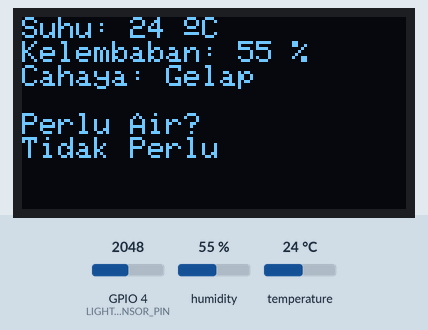
The sketch below on a simulated ESP32. Parts: 128×64 one-colour display. The inputs (shaded band) are chosen by the test bench; at power-on: GPIO 4 (LIGHT_SENSOR_PIN) = 2048, humidity 55 %, temperature 24 °C. What the sketch prints to the serial monitor is not drawn.

Above: at 0.2 s.

The sketch:

kodingan_esp32.ino
```cpp
#include <Fuzzy.h>
#include <DHT.h>
#include <Wire.h>
#include <Adafruit_GFX.h>
#include <Adafruit_SSD1306.h>

#define DHT_SENSOR_PIN 33
#define DHT_SENSOR_TYPE DHT11

#define SCREEN_WIDTH 128
#define SCREEN_HEIGHT 64
#define OLED_RESET -1

#define LIGHT_SENSOR_PIN 4

DHT dht_sensor(DHT_SENSOR_PIN, DHT_SENSOR_TYPE);
Adafruit_SSD1306 display(SCREEN_WIDTH, SCREEN_HEIGHT, &Wire, OLED_RESET);
// Fuzzy
Fuzzy *fuzzy = new Fuzzy();

// FuzzyInput
FuzzySet *Dingin = new FuzzySet(0, 0, 15, 20);
FuzzySet *Biasa = new FuzzySet(15, 20, 25, 30);
FuzzySet *Panas = new FuzzySet(25, 30, 50, 50);

FuzzySet *Kering = new FuzzySet(0, 0, 20, 35);
FuzzySet *Lembab = new FuzzySet(20, 35, 70, 80);
FuzzySet *Basah = new FuzzySet(70, 80, 100, 100);

FuzzySet *Terang = new FuzzySet(0, 0, 400, 800);
FuzzySet *Redup = new FuzzySet(400, 800, 1400, 2000);
FuzzySet *Gelap = new FuzzySet(1400, 2000, 3200, 3200);

// FuzzyOutput
FuzzySet *TidakPerluAir = new FuzzySet(0, 0, 20, 25);
FuzzySet *PerluAirSedikit = new FuzzySet(20, 25, 45, 50);
FuzzySet *PerluAir = new FuzzySet(45, 50, 70, 75);
FuzzySet *PerluBanyakAir= new FuzzySet(70, 75, 100, 100);

void setup()
{
  Serial.begin(9600);
  dht_sensor.begin();
  analogSetAttenuation(ADC_11db);

  FuzzyInput *temperature = new FuzzyInput(1);

  temperature->addFuzzySet(Dingin);
  temperature->addFuzzySet(Biasa);
  temperature->addFuzzySet(Panas);
  fuzzy->addFuzzyInput(temperature);

  FuzzyInput *humidity = new FuzzyInput(2);

  humidity->addFuzzySet(Kering);
  humidity->addFuzzySet(Lembab);
  humidity->addFuzzySet(Basah);
  fuzzy->addFuzzyInput(humidity);

  FuzzyInput *light = new FuzzyInput(3);

  light->addFuzzySet(Gelap);
  light->addFuzzySet(Redup);
  light->addFuzzySet(Terang);
  fuzzy->addFuzzyInput(light);

  FuzzyOutput *water = new FuzzyOutput(1);

  water->addFuzzySet(TidakPerluAir);
  water->addFuzzySet(PerluAirSedikit);
  water->addFuzzySet(PerluAir);
  water->addFuzzySet(PerluBanyakAir);
  fuzzy->addFuzzyOutput(water);

  // Output
  FuzzyRuleConsequent *NoNeedWater = new FuzzyRuleConsequent();
  NoNeedWater->addOutput(TidakPerluAir);
  FuzzyRuleConsequent *LittleWater = new FuzzyRuleConsequent();
  LittleWater->addOutput(PerluAirSedikit);
  FuzzyRuleConsequent *NeedWater = new FuzzyRuleConsequent();
  NeedWater->addOutput(PerluAir);
  FuzzyRuleConsequent * MandatoryWater = new FuzzyRuleConsequent();
  MandatoryWater->addOutput(PerluBanyakAir);

  // Kering - Lembab - Basah
  FuzzyRuleAntecedent *HumidityDry = new FuzzyRuleAntecedent();
  HumidityDry->joinSingle(Kering);
  FuzzyRuleAntecedent *HumidityDamp = new FuzzyRuleAntecedent();
  HumidityDamp->joinSingle(Lembab);
  FuzzyRuleAntecedent *HumidityWet = new FuzzyRuleAntecedent();
  HumidityWet->joinSingle(Basah);

  // Dingin Gelap
  FuzzyRuleAntecedent *TemperatureColdAndLightDark = new FuzzyRuleAntecedent();
  TemperatureColdAndLightDark->joinWithAND(Dingin, Gelap);

  // Rule 1-3, Dingin Gelap: Kering Lembab Basah
  FuzzyRuleAntecedent *TemperatureColdAndLightDarkAndHumidityDry = new FuzzyRuleAntecedent();
  TemperatureColdAndLightDarkAndHumidityDry->joinWithAND(TemperatureColdAndLightDark, HumidityDry);
  FuzzyRule *fuzzyRule1 = new FuzzyRule(1, TemperatureColdAndLightDarkAndHumidityDry, NoNeedWater);
  fuzzy->addFuzzyRule(fuzzyRule1);

  FuzzyRuleAntecedent *TemperatureColdAndLightDarkAndHumidityDamp = new FuzzyRuleAntecedent();
  TemperatureColdAndLightDarkAndHumidityDamp->joinWithAND(TemperatureColdAndLightDark, HumidityDamp);
  FuzzyRule *fuzzyRule2 = new FuzzyRule(2, TemperatureColdAndLightDarkAndHumidityDamp, NoNeedWater);
  fuzzy->addFuzzyRule(fuzzyRule2);

  FuzzyRuleAntecedent *TemperatureColdAndLightDarkAndHumidityWet = new FuzzyRuleAntecedent();
  TemperatureColdAndLightDarkAndHumidityWet->joinWithAND(TemperatureColdAndLightDark, HumidityWet);
  FuzzyRule *fuzzyRule3 = new FuzzyRule(3, TemperatureColdAndLightDarkAndHumidityWet, NoNeedWater);
  fuzzy->addFuzzyRule(fuzzyRule3);

  // Biasa Gelap
  FuzzyRuleAntecedent *TemperatureNormalAndLightDark = new FuzzyRuleAntecedent();
  TemperatureNormalAndLightDark->joinWithAND(Biasa, Gelap);

  // Rule 4-6, Biasa Gelap: Kering Lembab Basah
  FuzzyRuleAntecedent *TemperatureNormalAndLightDarkAndHumidityDry = new FuzzyRuleAntecedent();
  TemperatureNormalAndLightDarkAndHumidityDry->joinWithAND(TemperatureNormalAndLightDark, HumidityDry);
  FuzzyRule *fuzzyRule4 = new FuzzyRule(4, TemperatureNormalAndLightDarkAndHumidityDry, NoNeedWater);
  fuzzy->addFuzzyRule(fuzzyRule4);

  FuzzyRuleAntecedent *TemperatureNormalAndLightDarkAndHumidityDamp = new FuzzyRuleAntecedent();
  TemperatureNormalAndLightDarkAndHumidityDamp->joinWithAND(TemperatureNormalAndLightDark, HumidityDamp);
  FuzzyRule *fuzzyRule5 = new FuzzyRule(5, TemperatureNormalAndLightDarkAndHumidityDamp, NoNeedWater);
  fuzzy->addFuzzyRule(fuzzyRule5);

  FuzzyRuleAntecedent *TemperatureNormalAndLightDarkAndHumidityWet = new FuzzyRuleAntecedent();
  TemperatureNormalAndLightDarkAndHumidityWet->joinWithAND(TemperatureNormalAndLightDark, HumidityWet);
  FuzzyRule *fuzzyRule6 = new FuzzyRule(6, TemperatureNormalAndLightDarkAndHumidityWet, NoNeedWater);
  fuzzy->addFuzzyRule(fuzzyRule6);

  // Panas Gelap
  FuzzyRuleAntecedent *TemperatureHotAndLightDark = new FuzzyRuleAntecedent();
  TemperatureHotAndLightDark->joinWithAND(Panas, Gelap);

  // Rule 7-9, Panas Gelap: Kering Lembab Basah
  FuzzyRuleAntecedent *TemperatureHotAndLightDarkAndHumidityDry = new FuzzyRuleAntecedent();
  TemperatureHotAndLightDarkAndHumidityDry->joinWithAND(TemperatureHotAndLightDark, HumidityDry);
  FuzzyRule *fuzzyRule7 = new FuzzyRule(7, TemperatureHotAndLightDarkAndHumidityDry, NeedWater);
  fuzzy->addFuzzyRule(fuzzyRule7);

  FuzzyRuleAntecedent *TemperatureHotAndLightDarkAndHumidityDamp = new FuzzyRuleAntecedent();
  TemperatureHotAndLightDarkAndHumidityDamp->joinWithAND(TemperatureHotAndLightDark, HumidityDamp);
  FuzzyRule *fuzzyRule8 = new FuzzyRule(8, TemperatureHotAndLightDarkAndHumidityDamp, LittleWater);
  fuzzy->addFuzzyRule(fuzzyRule8);

  FuzzyRuleAntecedent *TemperatureHotAndLightDarkAndHumidityWet = new FuzzyRuleAntecedent();
  TemperatureHotAndLightDarkAndHumidityWet->joinWithAND(TemperatureHotAndLightDark, HumidityWet);
  FuzzyRule *fuzzyRule9 = new FuzzyRule(9, TemperatureHotAndLightDarkAndHumidityWet, LittleWater);
  fuzzy->addFuzzyRule(fuzzyRule9);

  // Dingin Redup
  FuzzyRuleAntecedent *TemperatureColdAndLightDim = new FuzzyRuleAntecedent();
  TemperatureColdAndLightDim->joinWithAND(Dingin, Redup);

  // Rule 10-12, Dingin Redup: Kering Lembab Basah
  FuzzyRuleAntecedent *TemperatureColdAndLightDimAndHumidityDry = new FuzzyRuleAntecedent();
  TemperatureColdAndLightDimAndHumidityDry->joinWithAND(TemperatureColdAndLightDim, HumidityDry);
  FuzzyRule *fuzzyRule10 = new FuzzyRule(10, TemperatureColdAndLightDimAndHumidityDry, NeedWater);
  fuzzy->addFuzzyRule(fuzzyRule10);

  FuzzyRuleAntecedent *TemperatureColdAndLightDimAndHumidityDamp = new FuzzyRuleAntecedent();
  TemperatureColdAndLightDimAndHumidityDamp->joinWithAND(TemperatureColdAndLightDim, HumidityDamp);
  FuzzyRule *fuzzyRule11 = new FuzzyRule(11, TemperatureColdAndLightDimAndHumidityDamp, NoNeedWater);
  fuzzy->addFuzzyRule(fuzzyRule11);

  FuzzyRuleAntecedent *TemperatureColdAndLightDimAndHumidityWet = new FuzzyRuleAntecedent();
  TemperatureColdAndLightDimAndHumidityWet->joinWithAND(TemperatureColdAndLightDim, HumidityWet);
  FuzzyRule *fuzzyRule12 = new FuzzyRule(12, TemperatureColdAndLightDimAndHumidityWet, NoNeedWater);
  fuzzy->addFuzzyRule(fuzzyRule12);

  // Biasa Redup
  FuzzyRuleAntecedent *TemperatureNormalAndLightDim = new FuzzyRuleAntecedent();
  TemperatureNormalAndLightDim->joinWithAND(Biasa, Redup);

  // Rule 13-15, Biasa Redup: Kering Lembab Basah
  FuzzyRuleAntecedent *TemperatureNormalAndLightDimAndHumidityDry = new FuzzyRuleAntecedent();
  TemperatureNormalAndLightDimAndHumidityDry->joinWithAND(TemperatureNormalAndLightDim, HumidityDry);
  FuzzyRule *fuzzyRule13 = new FuzzyRule(13, TemperatureNormalAndLightDimAndHumidityDry, NeedWater);
  fuzzy->addFuzzyRule(fuzzyRule13);

  FuzzyRuleAntecedent *TemperatureNormalAndLightDimAndHumidityDamp = new FuzzyRuleAntecedent();
  TemperatureNormalAndLightDimAndHumidityDamp->joinWithAND(TemperatureNormalAndLightDim, HumidityDamp);
  FuzzyRule *fuzzyRule14 = new FuzzyRule(14, TemperatureNormalAndLightDimAndHumidityDamp, NoNeedWater);
  fuzzy->addFuzzyRule(fuzzyRule14);

  FuzzyRuleAntecedent *TemperatureNormalAndLightDimAndHumidityWet = new FuzzyRuleAntecedent();
  TemperatureNormalAndLightDimAndHumidityWet->joinWithAND(TemperatureNormalAndLightDim, HumidityWet);
  FuzzyRule *fuzzyRule15 = new FuzzyRule(15, TemperatureNormalAndLightDimAndHumidityWet, NoNeedWater);
  fuzzy->addFuzzyRule(fuzzyRule15);

  // Panas Redup
  FuzzyRuleAntecedent *TemperatureHotAndLightDim = new FuzzyRuleAntecedent();
  TemperatureHotAndLightDim->joinWithAND(Panas, Redup);

  // Rule 16-18, Panas Redup: Kering Lembab Basah
  FuzzyRuleAntecedent *TemperatureHotAndLightDimAndHumidityDry = new FuzzyRuleAntecedent();
  TemperatureHotAndLightDimAndHumidityDry->joinWithAND(TemperatureHotAndLightDim, HumidityDry);
  FuzzyRule *fuzzyRule16 = new FuzzyRule(16, TemperatureHotAndLightDimAndHumidityDry, NeedWater);
  fuzzy->addFuzzyRule(fuzzyRule16);

  FuzzyRuleAntecedent *TemperatureHotAndLightDimAndHumidityDamp = new FuzzyRuleAntecedent();
  TemperatureHotAndLightDimAndHumidityDamp->joinWithAND(TemperatureHotAndLightDim, HumidityDamp);
  FuzzyRule *fuzzyRule17 = new FuzzyRule(17, TemperatureHotAndLightDimAndHumidityDamp, LittleWater);
  fuzzy->addFuzzyRule(fuzzyRule17);

  FuzzyRuleAntecedent *TemperatureHotAndLightDimAndHumidityWet = new FuzzyRuleAntecedent();
  TemperatureHotAndLightDimAndHumidityWet->joinWithAND(TemperatureHotAndLightDim, HumidityWet);
  FuzzyRule *fuzzyRule18 = new FuzzyRule(18, TemperatureHotAndLightDimAndHumidityWet, LittleWater);
  fuzzy->addFuzzyRule(fuzzyRule18);

  // Dingin Terang
  FuzzyRuleAntecedent *TemperatureColdAndLightBright = new FuzzyRuleAntecedent();
  TemperatureColdAndLightBright->joinWithAND(Dingin, Terang);

  // Rule 19-21, Dingin Terang: Kering Lembab Basah
  FuzzyRuleAntecedent *TemperatureColdAndLightBrightAndHummidityDry = new FuzzyRuleAntecedent();
  TemperatureColdAndLightBrightAndHummidityDry->joinWithAND(TemperatureColdAndLightBright, HumidityDry);
  FuzzyRule *fuzzyRule19 = new FuzzyRule(19, TemperatureColdAndLightBrightAndHummidityDry, NeedWater);
  fuzzy->addFuzzyRule(fuzzyRule19);

  FuzzyRuleAntecedent *TemperatureColdAndLightBrightAndHummidityDamp = new FuzzyRuleAntecedent();
  TemperatureColdAndLightBrightAndHummidityDamp->joinWithAND(TemperatureColdAndLightBright, HumidityDamp);
  FuzzyRule *fuzzyRule20 = new FuzzyRule(20, TemperatureColdAndLightBrightAndHummidityDamp, LittleWater);
  fuzzy->addFuzzyRule(fuzzyRule20);

  FuzzyRuleAntecedent *TemperatureColdAndLightBrightAndHummidityWet = new FuzzyRuleAntecedent();
  TemperatureColdAndLightBrightAndHummidityWet->joinWithAND(TemperatureColdAndLightBright, HumidityWet);
  FuzzyRule *fuzzyRule21 = new FuzzyRule(21, TemperatureColdAndLightBrightAndHummidityWet, NoNeedWater);
  fuzzy->addFuzzyRule(fuzzyRule21);

  // Biasa Terang
  FuzzyRuleAntecedent *TemperatureNormalAndLightBright = new FuzzyRuleAntecedent();
  TemperatureNormalAndLightBright->joinWithAND(Biasa, Terang);

  // Rule 22-24
  FuzzyRuleAntecedent *TemperatureNormalAndLightBrightAndHummidityDry = new FuzzyRuleAntecedent();
  TemperatureNormalAndLightBrightAndHummidityDry->joinWithAND(TemperatureNormalAndLightBright, HumidityDry);
  FuzzyRule *fuzzyRule22 = new FuzzyRule(22, TemperatureNormalAndLightBrightAndHummidityDry, NeedWater);
  fuzzy->addFuzzyRule(fuzzyRule22);

  FuzzyRuleAntecedent *TemperatureNormalAndLightBrightAndHummidityDamp = new FuzzyRuleAntecedent();
  TemperatureNormalAndLightBrightAndHummidityDamp->joinWithAND(TemperatureNormalAndLightBright, HumidityDamp);
  FuzzyRule *fuzzyRule23 = new FuzzyRule(23, TemperatureNormalAndLightBrightAndHummidityDamp, LittleWater);
  fuzzy->addFuzzyRule(fuzzyRule23);

  FuzzyRuleAntecedent *TemperatureNormalAndLightBrightAndHummidityWet = new FuzzyRuleAntecedent();
  TemperatureNormalAndLightBrightAndHummidityWet->joinWithAND(TemperatureNormalAndLightBright, HumidityWet);
  FuzzyRule *fuzzyRule24 = new FuzzyRule(24, TemperatureNormalAndLightBrightAndHummidityWet, NoNeedWater);
  fuzzy->addFuzzyRule(fuzzyRule24);

  // Panas Terang
  FuzzyRuleAntecedent *TemperatureHotAndLightBright = new FuzzyRuleAntecedent();
  TemperatureHotAndLightBright->joinWithAND(Panas, Terang);

  // Rule 25-27
  FuzzyRuleAntecedent *TemperatureHotAndLightBrightAndHummidityDry = new FuzzyRuleAntecedent();
  TemperatureHotAndLightBrightAndHummidityDry->joinWithAND(TemperatureHotAndLightBright, HumidityDry);
  FuzzyRule *fuzzyRule25 = new FuzzyRule(25, TemperatureHotAndLightBrightAndHummidityDry, MandatoryWater);
  fuzzy->addFuzzyRule(fuzzyRule25);

  FuzzyRuleAntecedent *TemperatureHotAndLightBrightAndHummidityDamp = new FuzzyRuleAntecedent();
  TemperatureHotAndLightBrightAndHummidityDamp->joinWithAND(TemperatureHotAndLightBright, HumidityDamp);
  FuzzyRule *fuzzyRule26 = new FuzzyRule(26, TemperatureHotAndLightBrightAndHummidityDamp, NeedWater);
  fuzzy->addFuzzyRule(fuzzyRule26);

  FuzzyRuleAntecedent *TemperatureHotAndLightBrightAndHummidityWet = new FuzzyRuleAntecedent();
  TemperatureHotAndLightBrightAndHummidityWet->joinWithAND(TemperatureHotAndLightBright, HumidityWet);
  FuzzyRule *fuzzyRule27 = new FuzzyRule(27, TemperatureHotAndLightBrightAndHummidityWet, NeedWater);
  fuzzy->addFuzzyRule(fuzzyRule27);

  if(!display.begin(SSD1306_SWITCHCAPVCC, 0x3c)) { // Address 0x3C for 128x64
    Serial.println(F("SSD1306 allocation failed"));
    for(;;);
  }
  display.clearDisplay();
  display.display();
}

void loop()
{
  int lembabread = dht_sensor.readHumidity();
  int suhuread = dht_sensor.readTemperature();
  int cahayaread = analogRead(LIGHT_SENSOR_PIN);

  if (isnan(lembabread) || isnan(suhuread)) {
    Serial.println("Failed to read from DHT sensor!");
    return;
  }

  Serial.print("Temperature: "); Serial.println(suhuread);
  Serial.print("Humidity: "); Serial.println(lembabread);
  Serial.print("Light: "); Serial.println(cahayaread);

  fuzzy->setInput(1, suhuread);
  fuzzy->setInput(2, lembabread);
  fuzzy->setInput(3, cahayaread);

  fuzzy->fuzzify();

  float output = fuzzy->defuzzify(1);


  float maxTerang = Gelap->getPertinence();
  String maxKeterangan = "Gelap";
  float valueTerang = Redup->getPertinence();
  if (valueTerang > maxTerang) {
      maxTerang = valueTerang;
      maxKeterangan = "Redup";
  }

  float valueTerang2 = Terang->getPertinence();
  if (valueTerang2 > maxTerang) {
      maxTerang = valueTerang2;
      maxKeterangan = "Terang";
  }

  float maxValue = TidakPerluAir->getPertinence();
  String maxLabel = "Tidak Perlu";

  float valueAir = PerluAirSedikit->getPertinence();
  if (valueAir > maxValue) {
      maxValue = valueAir;
      maxLabel = "Sedikit Air";
  }

  float valueAir2 = PerluAir->getPertinence();
  if (valueAir2 > maxValue) {
      maxValue = valueAir2;
      maxLabel = "Perlu Air";
  }

  float valueAir3 = PerluBanyakAir->getPertinence();
  if (valueAir3 > maxValue) {
      maxValue = valueAir3;
      maxLabel = "Banyak Air";
  }

  display.clearDisplay();

  display.setTextSize(1);
  display.setTextColor(WHITE);
  display.setCursor(0,0);

  display.print("Suhu: ");
  display.print(suhuread);
  display.print(" ");
  display.cp437(true);
  display.write(167);
  display.println("C");
  display.print("Kelembaban: ");
  display.print(lembabread);
  display.println(" %");
  display.print("Cahaya: ");
  display.println(maxKeterangan);
  display.println(" ");
  display.println("Perlu Air? ");
  display.setTextSize(1.5);
  display.println(maxLabel);

  display.display();
  delay(20000);
}
```
